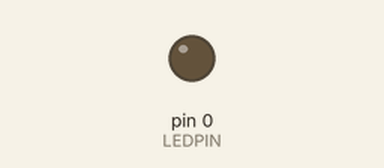
Recording of a sketch running on a simulated Arduino Uno, built with avr-gcc and run on an emulated ATmega328P. On the bench: output pins drawn as LEDs (lit = HIGH). Random numbers use the default seed unless the sketch sets one.

Above: at 0.15 s.
At 37.88 s:
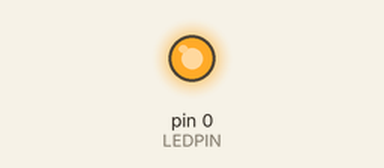
Timing chart, 0 to 40.0 s (numbered marks = the images above):
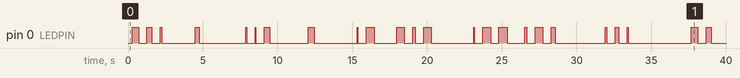

The sketch:

Candle_ATTiny.ino
```cpp
/*
 *  ATTINY LED Candle simulation
 *  -------------------------------
 *  Connections
 *  2.7 - 5.0 Volts to   Pin 8
 *  Ground to            Pin 4
 *  Long LED Lead to     Pin 5
 *  1K Resistor          Short LED leg
 *  1K Resistor to       Pin 4
 *            -----
 *  RESET   1 |*  | 8   VCC
 *  A3/D3   2 |   | 7   A1/D2
 *  A2/D4   3 |   | 6   PWM/D1
 *  GND     4 |   | 5   PWM/D0
 *            -----
 *  -------------------------------
*/

#define LEDPIN 0 // LED Connection
#define PWMIN 1 // Minimum number of pulses
#define PWMAX 4 // Maximum number of pulses
const int BRIGHTMIN = 60; // Default LED brightness. =<96.
const int DELAYMIN = 500; // Minimum delay between pulses
const int DELAYMAX = 4000; // Maximum delay between pulses

void setup()
{
  randomSeed (analogRead (A1)); // Randomise
  pinMode(LEDPIN, OUTPUT); // Sets LED Pin to be an output
}
void loop()
{
  // For loop sets the number of pulses and repeats these pulses
  for (int x = random(PWMIN, PWMAX); x > 0; x-- )
  {
    int bright = 200 - random(80); // Sets a random maximum brightness level for this pulse
    // For loop raises the brightness of the LED from minimum to maximum value
    for (int j = BRIGHTMIN; j < bright ; j++)
    {
      analogWrite(LEDPIN, j);
      delay(4);
    }
    // For loop lowers the brightness of the LED from maximum to minimum value
    for (int k = bright; k > BRIGHTMIN; k--)
    {
      analogWrite(LEDPIN, k);
      delay(4);
    }
    delay(25); // Adds a delay between pulses to make them more visible
  }
  analogWrite(LEDPIN, BRIGHTMIN);
  delay(random(DELAYMIN,DELAYMAX)); // Adds a delay between pulse sets
}
```

Measured:
- by itself, pin 0 (LEDPIN): LOW → HIGH at 0.27 s, → LOW 0.43 s later, → HIGH 0.57 s later, → LOW 0.31 s later, … (48 changes in this stretch)
